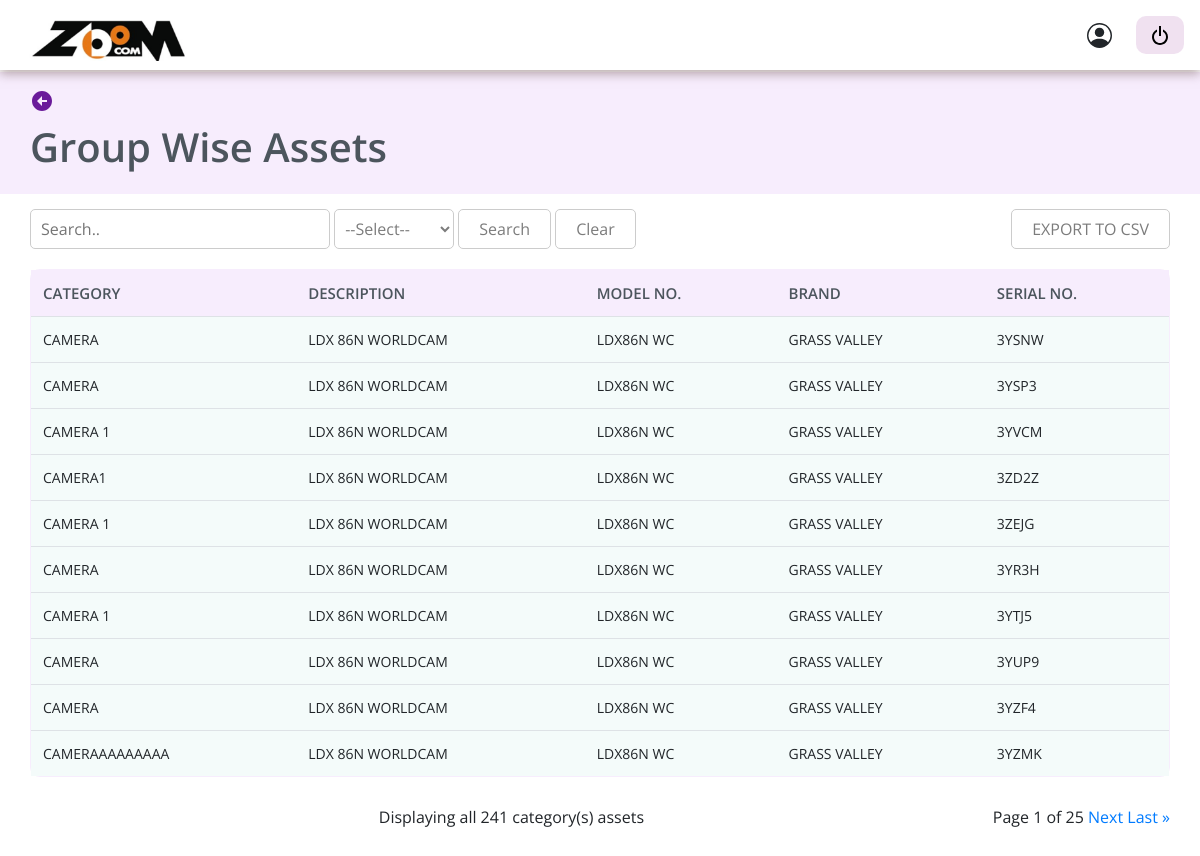
Page /group-wise-asset-list/ on the committed database.
### asset_master/models.py (models this page shows)
class AssetMaster(models.Model):
    class RepairType(models.IntegerChoices):
            DEFAULT_TYPE = 10
            EXTERNAL_REPAIR = 20,
            INTERNAL_REPAIR = 30,
    class RelationshipType(models.IntegerChoices):
        PARENT = 101
        CHILD = 102
    area = models.CharField(max_length=100, null=True, blank=True)
    fc_no = models.CharField(max_length=100, null=True, blank=True)
    category = models.CharField(max_length=100, null=True, blank=True)
    sub_category = models.CharField(max_length=100, null=True, blank=True)
    description = models.CharField(max_length=100, null=True, blank=True)
    brand = models.CharField(max_length=100, null=True, blank=True)
    model_no = models.CharField(max_length=100, null=True, blank=True)
    serial_no = models.CharField(max_length=100, null=True, blank=True)
    sku = models.CharField(max_length=100, null=True, blank=True)
    asset_tag = models.CharField(max_length=100, null=True, blank=True)
    status = models.CharField(max_length=100, null=True, blank=True)
    age = models.CharField(null=True, blank=True, max_length=100)
    box_number = models.CharField(max_length=100, null=True, blank=True, default="")
    last_service_date = models.DateField(null=True, blank=True, default=None)
    upcoming_service_date = models.DateField(null=True, blank=True, default=None)
    length = models.CharField(max_length=100, null=True, blank=True)
    breadth = models.CharField(max_length=100, null=True, blank=True)
    height = models.CharField(max_length=100, null=True, blank=True)
    width = models.CharField(max_length=100, null=True, blank=True)
    warranty_period = models.CharField(max_length=100, null=True, blank=True)
    under_amc = models.BooleanField(default=False)
    amc_date = models.DateField(null=True, blank=True, auto_now=False, auto_now_add=False)
    storage_warehouse_number = models.CharField(max_length=100, null=True, blank=True)
    availability = models.BooleanField(default=False)
    outward_date = models.DateField(null=True, blank=True, auto_now=False, auto_now_add=False)
    outward_remarks = models.CharField(max_length=100, null=True, blank=True)
    inward_date = models.DateField(null=True, blank=True, auto_now=False, auto_now_add=False)
    inward_remarks = models.CharField(max_length=100, null=True, blank=True)
    vendor = models.CharField(max_length=100, null=True, blank=True)
    purchased_on = models.DateField(null=True, blank=True, auto_now=False, auto_now_add=False)
    cost_price = models.CharField(max_length=100, null=True, blank=True)
    tax_rate = models.CharField(max_length=100, null=True, blank=True)
    depricated_value = models.CharField(max_length=100, null=True, blank=True)
    created_on = models.DateField(null=True, blank=True, auto_now=False, auto_now_add=False)
    rented_asset = models.BooleanField(default=False)
    rental_pricing = models.CharField(max_length=100, null=True, blank=True)
    rent_collected = models.CharField(max_length=100, null=True, blank=True)
    available_for_sale = models.CharField(max_length=100, null=True, blank=True)
    asset_utilization = models.CharField(max_length=100, null=True, blank=True)
    asset_status = models.CharField(max_length=100, null=True, blank=True, default="available")
    repair_type = models.IntegerField(choices=RepairType.choices, default=RepairType.DEFAULT_TYPE)
    sold_asset = models.BooleanField(default=False)
    loaned_asset = models.BooleanField(default=False)
    loan_period = models.CharField(max_length=100, null=True, blank=True)
    add_to_order = models.BooleanField(default=False)
    confirm_order = models.BooleanField(default=False)
    owner = models.CharField(max_length=100, null=True, blank=True, default='Zoom Communication')
    mapping = models.CharField(max_length=100, null=True, blank=True)
    relation = models.IntegerField(choices=RelationshipType.choices, default=RelationshipType.PARENT)
    image = models.ImageField(upload_to="media/", default=None, null=True, blank=True)

### asset_master/views.py (the view, shortened to what this page needs)
# urls.py: path('group-wise-asset-list/', group_wise_asset_list, name='group_wise_asset_list'),
def group_wise_asset_list(request):
    ctx={}
    query = None
    query_params_q = None
    query_params_filter_value = None
    queryset_length = None
    if request.GET.get('q') is not None:
        query = request.GET.get('q').strip()
    if request.GET.get('q') is not None:
        query_params_q = request.GET.get('q').strip()
    if request.GET.get('filter_type'):
        query_params_filter_value = request.GET.get('filter_type').strip() or None
    if request.GET.get('q') and request.GET.get('filter_type') == 'category':
        asset_obj = list(AssetMaster.objects.filter(relation=101,
                                                    category__iexact=query,
                                                    sold_asset=False
                                                    )
                                    .values('id','category','description','serial_no', 'model_no', 'brand'))
        new_asset_obj = list(map(lambda x: {**x, 'unique_asset': x['category'] + "-" + x['serial_no']}, asset_obj))
        asset_acc_obj = list(AssetMaster.objects.filter(relation=102,sold_asset=False)
                                 .values('id','category','description',
                                          'serial_no', 'model_no', 'brand', 'mapping'))
        queryset_length = len(asset_obj)
    else:
        asset_obj = list(AssetMaster.objects.filter(relation=101, sold_asset=False)
                                    .values('id','category','description','serial_no',
                                             'model_no', 'brand'))
        asset_acc_obj = list(AssetMaster.objects.filter(relation=102, sold_asset=False)
                                        .values('id','category','description',
                                          'serial_no', 'model_no', 'brand', 'mapping'))
        queryset_length = len(asset_obj)
    for asset in asset_obj:
        if 'asset_accessories' not in asset:
            asset['asset_accessories'] = []
            asset['asset_accessories_description'] = []
        index = 0
        while index < len(asset_acc_obj):
            asset_acc = asset_acc_obj[index]
            if asset_acc['mapping'] == asset['description']:
                if asset_acc['description'] not in asset['asset_accessories_description']:
                    asset['asset_accessories_description'].append(asset_acc['description'])
                    asset['asset_accessories'].append({
                        'description': asset_acc['description'],
                        'id': asset_acc['id'],
                        'serial_no': asset_acc['serial_no'],
                        'model_no': asset_acc['model_no'],
                        'brand': asset_acc['brand'],
                        'category': asset_acc['category']
                    })
                    del asset_acc_obj[index]
                    index = 0
                else:
                    index += 1
            else:
                index += 1
    paginator = Paginator(asset_obj, 10)
    page = request.GET.get('page')
    try:
        asset_obj_paginated = paginator.page(page)
    except PageNotAnInteger:
        asset_obj_paginated = paginator.page(1)
    except EmptyPage:
        asset_obj_paginated = paginator.page(paginator.num_pages)
    ctx["asset_obj"] = asset_obj_paginated
    ctx["query_params_q"] = query_params_q
    ctx["query_params_filter_value"] = query_params_filter_value
    ctx["queryset_length"] = queryset_length
    return render(request, 'group_wise_asset_list.html', ctx)

### asset_master/templates/group_wise_asset_list.html (shortened to what this page needs)
{% load static%}
{% include 'base_dashboard.html' %}
{% block content %}
<link rel="stylesheet" href="//cdn.jsdelivr.net/npm/alertifyjs@1.13.1/build/css/alertify.min.css"/>
<link rel="stylesheet" href="//cdn.jsdelivr.net/npm/alertifyjs@1.13.1/build/css/themes/default.min.css"/>
<section class="assetdetail">
    <button onclick="goBack()" style="border: none; margin-bottom: 10px; background-color: transparent;"><svg xmlns="http://www.w3.org/2000/svg" width="24" height="24" viewBox="0 0 24 24" style="fill: #6A1B9A;transform: ;msFilter:;"><path d="M12 2C6.486 2 2 6.486 2 12s4.486 10 10 10 10-4.486 10-10S17.514 2 12 2zm5 11h-5v4l-5-5 5-5v4h5v2z"></path></svg></button>
    <div class="assetheaderbuttones">
        <h1>Group Wise Assets</h1>
    </div>
</section>
<section class="assest-container-table">
    <div class="asset-tablebtn">
        <div class="searchiconbtn" >
        <form method="GET">
            <input name="q" id="search_field" type="text" placeholder="Search.." value="{% if query_params_q %} {{query_params_q}} {% endif %}" style = "padding-left: 10px; border-radius: 5px;">
            <select class='select-button' id="dropdown" name="filter_type">
                <option  disabled {% if query_params_filter_value == '' or query_params_filter_value is None  %} selected {% endif %} value='none' >--Select--</option>
            </select>
        <button type='submit'>Search</button>
        <span><button onclick="clearSearch(event, 'search_field', 'dropdown', 'secondDropdown')">Clear</button></span>
    </form>
        </div>
        <div class="pinkbox">
        <button id="exportButton" >
            EXPORT TO CSV
        </button>
</div>
    </div>
    <div class="table-responsive">
        <table class="table accordion">
            <thead>
                <tr>
                    <th scope="col">Category</th>
                    <th scope="col">description</th>
                    <th scope="col">Model no.</th>
                    <th scope="col">Brand</th>
                    <th scope="col">Serial No.</th>
                </tr>
            </thead>
            <tbody>
                {% for item in asset_obj %}
                <tr data-bs-toggle="collapse"
                style='background-color:#f4fbfa;'
                data-bs-target="#r{{ forloop.counter }}">
                    <td>{{ item.category }}</td>
                    <td>{{ item.description }}</td>
                    <td>{{ item.model_no }}</td>
                    <td>{{ item.brand }}</td>
                    <td>{{ item.serial_no }}</td>
                </tr>
                {% endfor %}
            </tbody>
        </table>
    </div>
    <div class="pagidis">
    <div class="card text-center" style="border: none;">
            <div class="card-footer text-body-secondary" style="background-color: #fff; border: none;" >
            Displaying all {{queryset_length}} category(s) assets
            </div>
    </div>
    <div class="pagination">
        <span class="step-links">
            <span class="current">
                Page {{ asset_obj.number }} of {{ asset_obj.paginator.num_pages }}
            </span>
            {% if asset_obj.has_next %}
                <a href="{% if query_params_q and query_params_filter_value %}?q={{query_params_q}}&filter_type={{query_params_filter_value}}&page={{ asset_obj.next_page_number }}
                {% elif query_params_q %}?q={{query_params_q}}&page={{ asset_obj.next_page_number }}
                {% else %}?page={{ asset_obj.next_page_number }}{% endif %}">Next</a>
                <a href="{% if query_params_q %}?q={{query_params_q}}&filter_type={{query_params_filter_value}}&page={{ asset_obj.paginator.num_pages }}
                {% elif query_params_q %}?q={{query_params_q}}&page={{ asset_obj.paginator.num_pages }}
                {% else %}?page={{ asset_obj.paginator.num_pages }}{% endif %}">Last &raquo;</a>
            {% endif %}
        </span>
    </div>
</div>
</section>
<link href="https://cdnjs.cloudflare.com/ajax/libs/select2/4.0.13/css/select2.min.css" rel="stylesheet" />
{% endblock content %}

### static/dashboard/style.css (style rules this page uses)
* { margin: 0; padding: 0; box-sizing: border-box; font-family: 'Open Sans', sans-serif; text-decoration: none; list-style: none; }
body { font-family: 'Open Sans', sans-serif; margin: 0; padding: 0; }
.searchiconbtn input { width: 300px; height: 40px; border: 1px solid #CCCCCC !important; border-radius: 0 5px 5px 0; border: solid; padding-left: 12px; }
section.assetdetail { margin-top: 72px; background: #F7EDFD; padding: 15px 30px; }
section.assetdetail .assetheaderbuttones { display: flex; justify-content: space-between; align-items: center; }
.assetheaderbuttones h1 { color: #4C555D; font-weight: 600; }
section.assest-container-table { padding: 15px 30px; }
section.assest-container-table .asset-tablebtn { display: flex; gap: 20px; justify-content: space-between; }
.asset-tablebtn button { border: 1px solid #CCCCCC; color: #7C7C7C !important; background-color: #FFFFFF; border-radius: 5px; padding: 0 20px; }
.pinkbox { display: flex; gap: 10px; }
.pagidis { display: flex; align-items: center; justify-content: space-between; width: 100%; }

### asset_master/templates/base_dashboard.html (style rules this page uses)
body { font-family: 'Open Sans', sans-serif; margin: 0; padding: 0; }

### asset_master/templates/group_wise_asset_list.html (style rules this page uses)
table { width: 100%; border-collapse: separate; border-spacing: 0; margin-top: 20px; border: 1px solid #F7EDFD; border-radius:10px ; }
th, td { border: 1px solid #F7EDFD; padding: 8px; text-align: left; }
.table thead th { border: none; color: #4C555D; font-size: 15px; font-weight: 600; }
th { background-color: #F7EDFD; text-transform: uppercase; color: #4C555D; border: none; }
td { text-transform: capitalize; font-size: 14px; }
th, td { border: none; }
.pagination { float:right; }
.asset-tablebtn button { border: 1px solid #CCCCCC; color: #7C7C7C !important; background-color: #FFFFFF; border-radius: 5px; padding: 0 20px; height: 40px; }
.select-button { border: 1px solid #CCCCCC; color: #7C7C7C !important; background-color: #FFFFFF; border-radius: 5px; padding: 0 6px; font-size: inherit; height:40px; }

### rows in the picture
AssetMaster: category "CAMERA", description "LDX 86N WORLDCAM", model_no "LDX86N WC", brand "GRASS VALLEY", serial_no "3YSNW"
AssetMaster: category "CAMERA", description "LDX 86N WORLDCAM", model_no "LDX86N WC", brand "GRASS VALLEY", serial_no "3YSP3"
AssetMaster: category "CAMERA 1", description "LDX 86N WORLDCAM", model_no "LDX86N WC", brand "GRASS VALLEY", serial_no "3YVCM"
AssetMaster: category "CAMERA1", description "LDX 86N WORLDCAM", model_no "LDX86N WC", brand "GRASS VALLEY", serial_no "3ZD2Z"
AssetMaster: category "CAMERA 1", description "LDX 86N WORLDCAM", model_no "LDX86N WC", brand "GRASS VALLEY", serial_no "3ZEJG"
AssetMaster: category "CAMERA", description "LDX 86N WORLDCAM", model_no "LDX86N WC", brand "GRASS VALLEY", serial_no "3YR3H"
AssetMaster: category "CAMERA 1", description "LDX 86N WORLDCAM", model_no "LDX86N WC", brand "GRASS VALLEY", serial_no "3YTJ5"
AssetMaster: category "CAMERA", description "LDX 86N WORLDCAM", model_no "LDX86N WC", brand "GRASS VALLEY", serial_no "3YUP9"
AssetMaster: category "CAMERA", description "LDX 86N WORLDCAM", model_no "LDX86N WC", brand "GRASS VALLEY", serial_no "3YZF4"
AssetMaster: category "CAMERAAAAAAAAA", description "LDX 86N WORLDCAM", model_no "LDX86N WC", brand "GRASS VALLEY", serial_no "3YZMK"

### other values in the picture
{{ queryset_length }} "241"
{{ asset_obj.number }} "1"
{{ asset_obj.paginator.num_pages }} "25"
